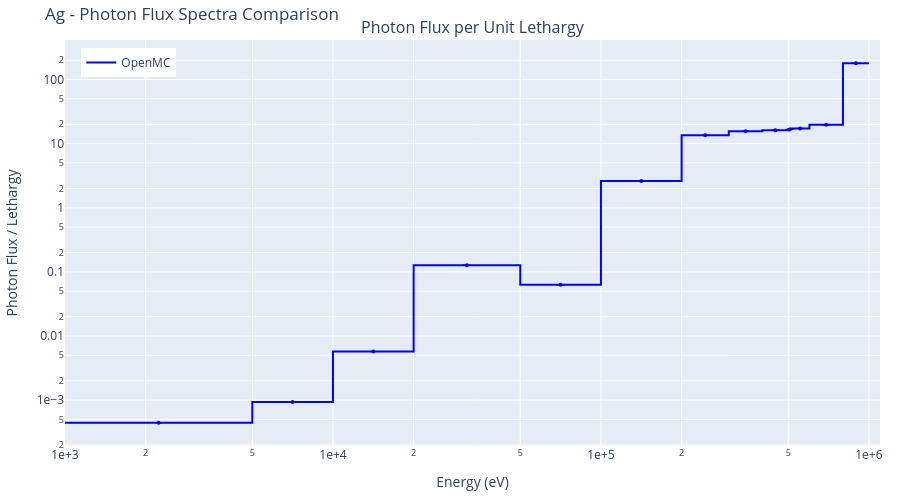
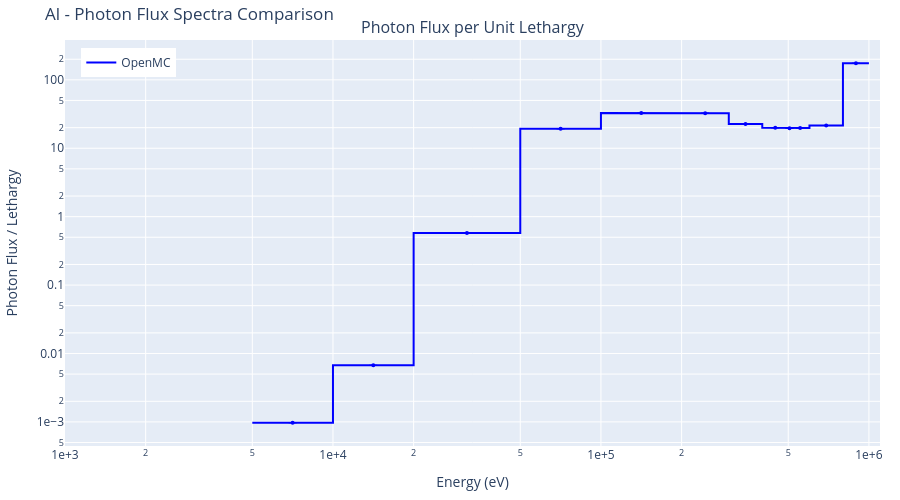
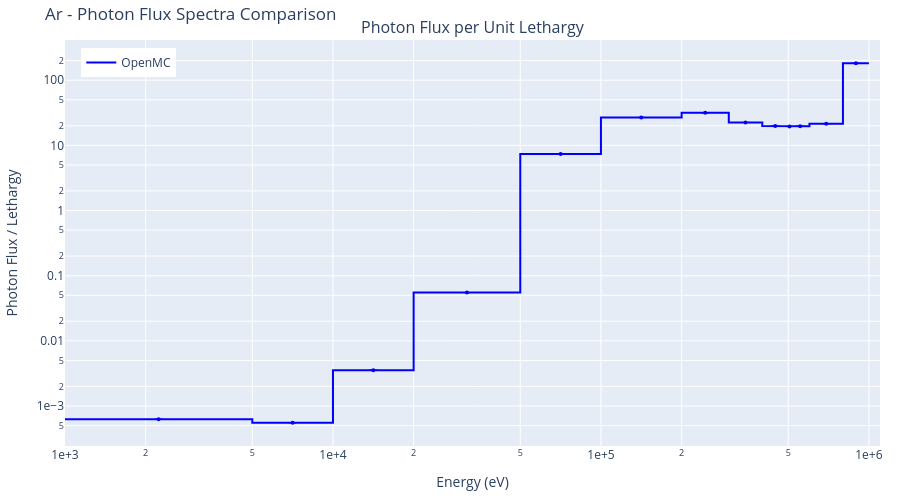
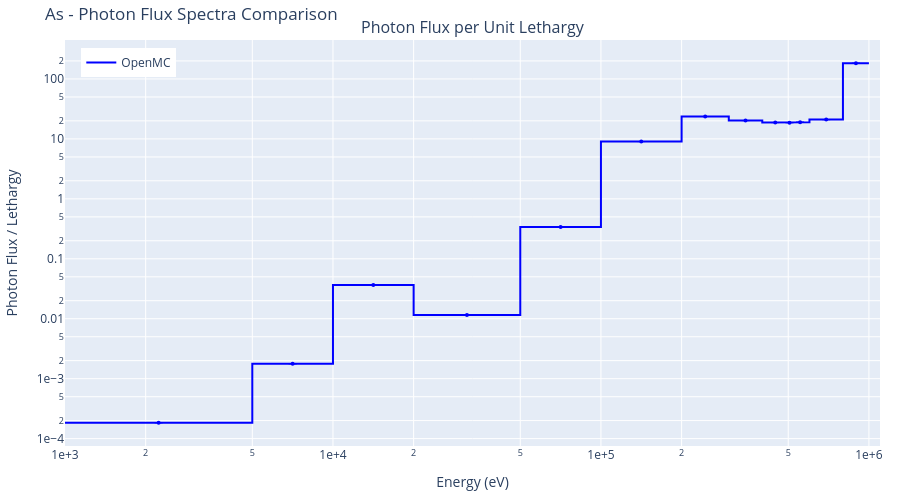

Notebook source saved alongside these figures, in order:
### Markdown cell above
## Results by Element

Below are the comparison results for each element. Each section includes:

- Interactive photon flux spectra plot (log-log scale)
- YAMC/OpenMC ratio plot with uncertainty band
- Photon tally comparison table (flux, coherent-scatter, incoherent-scatter, photoelectric, pair-production)
- Performance comparison (particles/second)

### Code cell
# Display results for each element
for element, results in all_results.items():
    openmc_results = results.get('openmc')  # may be None when openmc-cpu not in MC_BACKENDS

    # Collect available YAMC backends in the order the user requested
    yamc_results_by_backend = {}
    for compute in COMPUTES:
        yres = results.get(f'yamc-{compute}')
        if yres is not None:
            yamc_results_by_backend[compute] = yres

    display(Markdown(f"## {element}"))

    # Performance line - one entry per code/backend that ran
    perf_parts = []
    if openmc_results is not None:
        perf_parts.append(f"OpenMC: {openmc_results['particles/s']:,.0f} particles/s")
    for compute, yres in yamc_results_by_backend.items():
        perf_parts.append(f"YAMC ({compute}): {yres['particles/s']:,.0f} particles/s")
    display(Markdown(f"**Performance:** " + " | ".join(perf_parts)))

    # Combined flux spectra plot
    fig = create_comparison_plot(openmc_results, yamc_results_by_backend)
    fig.update_layout(title=f"{element} - Photon Flux Spectra Comparison")
    fig.show()

    # Spectral agreement: each yamc backend vs the reference (openmc when
    # present, else the first yamc backend).
    if openmc_results is not None:
        ref_label = 'OpenMC'
        ref_results = openmc_results
        comparisons = list(yamc_results_by_backend.items())
    elif len(yamc_results_by_backend) >= 2:
        backends = list(yamc_results_by_backend)
        ref_label = f'YAMC ({backends[0]})'
        ref_results = yamc_results_by_backend[backends[0]]
        comparisons = [(b, yamc_results_by_backend[b]) for b in backends[1:]]
    else:
        comparisons = []

    for compute, yres in comparisons:
        heading = (
            f"#### Spectral Agreement (YAMC {compute} vs {ref_label})"
            if len(comparisons) > 1 or openmc_results is None
            else "#### Spectral Agreement"
        )
        display(Markdown(heading))
        stats = calculate_spectral_agreement(ref_results, yres)
        display(create_agreement_table(stats).style.hide(axis='index'))

    # Combined tally table
    display(Markdown("#### Photon Tally Comparison"))
    table = create_tally_table(openmc_results, yamc_results_by_backend)
    display(table.style.hide(axis='index'))

    print()  # spacing

### Figure 1 — Plotly figure (JSON) as saved in the notebook; plotly's stock layout.template omitted (floating-point values rounded to 4 significant figures)
{"data": [{"legend": "legend", "line": {"color": "blue", "width": 2}, "mode": "lines", "name": "OpenMC", "showlegend": true, "type": "scatter", "x": [1000.0, 5000.0, 5000.0, 10000.0, 10000.0, 20000.0, 20000.0, 50000.0, 50000.0, 100000.0, 100000.0, 200000.0, 200000.0, 300000.0, 300000.0, 400000.0, 400000.0, 500000.0, 500000.0, 511000.0, 511000.0, 600000.0, 600000.0, 800000.0, 800000.0, 1000000.0, 1000000.0, 1500000.0, 1500000.0, 2000000.0, 2000000.0, 3000000.0, 3000000.0, 4000000.0, 4000000.0, 5000000.0, 5000000.0, 6000000.0, 6000000.0, 8000000.0, 8000000.0, 10000000.0, 10000000.0, 12000000.0, 12000000.0, 15000000.0, 15000000.0, 20000000.0], "xaxis": "x", "y": [0.0004445, 0.0004445, 0.0009385, 0.0009385, 0.005731, 0.005731, 0.127, 0.127, 0.06295, 0.06295, 2.616, 2.616, 13.49, 13.49, 15.58, 15.58, 16.18, 16.18, 16.67, 16.67, 17.26, 17.26, 19.66, 19.66, 178.9, 178.9, null, null, null, null, null, null, null, null, null, null, null, null, null, null, null, null, null, null, null, null, null, null], "yaxis": "y"}, {"error_y": {"array": [2.633e-07, 8.22e-07, 3.708e-06, 3.734e-05, 9.925e-05, 0.0009621, 0.003568, 0.005192, 0.008682, 0.02362, 0.007323, 0.006179, 0.02429, NaN, NaN, NaN, NaN, NaN, NaN, NaN, NaN, NaN, NaN, NaN], "color": "blue", "thickness": 1, "type": "data", "visible": true}, "marker": {"color": "blue", "size": 4, "symbol": "circle"}, "mode": "markers", "name": "OpenMC error", "showlegend": false, "type": "scatter", "x": [2236.0, 7071.0, 14140.0, 31620.0, 70710.0, 141400.0, 244900.0, 346400.0, 447200.0, 505500.0, 553700.0, 692800.0, 894400.0, 1225000.0, 1732000.0, 2449000.0, 3464000.0, 4472000.0, 5477000.0, 6928000.0, 8944000.0, 10950000.0, 13420000.0, 17320000.0], "xaxis": "x", "y": [0.0004445, 0.0009385, 0.005731, 0.127, 0.06295, 2.616, 13.49, 15.58, 16.18, 16.67, 17.26, 19.66, 178.9, NaN, NaN, NaN, NaN, NaN, NaN, NaN, NaN, NaN, NaN, NaN], "yaxis": "y"}], "layout": {"annotations": [{"font": {"size": 16}, "showarrow": false, "text": "Photon Flux per Unit Lethargy", "x": 0.5, "xanchor": "center", "xref": "paper", "y": 1.0, "yanchor": "bottom", "yref": "paper"}], "height": 500, "legend": {"x": 0.02, "xanchor": "left", "y": 0.98, "yanchor": "top"}, "legend2": {"x": 0.02, "xanchor": "left", "y": 0.28, "yanchor": "top"}, "margin": {"b": 40, "l": 60, "r": 20, "t": 40}, "title": {"text": "Ag - Photon Flux Spectra Comparison"}, "xaxis": {"anchor": "y", "domain": [0.0, 1.0], "exponentformat": "e", "range": [3.0, 6.041], "title": {"text": "Energy (eV)"}, "type": "log"}, "yaxis": {"anchor": "x", "domain": [0.0, 1.0], "exponentformat": "e", "title": {"text": "Photon Flux / Lethargy"}, "type": "log"}}}

### Figure 2 — Plotly figure (JSON) as saved in the notebook; plotly's stock layout.template omitted (floating-point values rounded to 4 significant figures)
{"data": [{"legend": "legend", "line": {"color": "blue", "width": 2}, "mode": "lines", "name": "OpenMC", "showlegend": true, "type": "scatter", "x": [1000.0, 5000.0, 5000.0, 10000.0, 10000.0, 20000.0, 20000.0, 50000.0, 50000.0, 100000.0, 100000.0, 200000.0, 200000.0, 300000.0, 300000.0, 400000.0, 400000.0, 500000.0, 500000.0, 511000.0, 511000.0, 600000.0, 600000.0, 800000.0, 800000.0, 1000000.0, 1000000.0, 1500000.0, 1500000.0, 2000000.0, 2000000.0, 3000000.0, 3000000.0, 4000000.0, 4000000.0, 5000000.0, 5000000.0, 6000000.0, 6000000.0, 8000000.0, 8000000.0, 10000000.0, 10000000.0, 12000000.0, 12000000.0, 15000000.0, 15000000.0, 20000000.0], "xaxis": "x", "y": [null, null, 0.0009734, 0.0009734, 0.006708, 0.006708, 0.5757, 0.5757, 19.29, 19.29, 32.74, 32.74, 32.49, 32.49, 22.7, 22.7, 19.94, 19.94, 19.6, 19.6, 19.75, 19.75, 21.5, 21.5, 174.5, 174.5, null, null, null, null, null, null, null, null, null, null, null, null, null, null, null, null, null, null, null, null, null, null], "yaxis": "y"}, {"error_y": {"array": [NaN, 1.687e-06, 1.023e-05, 0.0004152, 0.005791, 0.005436, 0.005073, 0.008645, 0.009906, 0.02832, 0.008978, 0.008339, 0.02372, NaN, NaN, NaN, NaN, NaN, NaN, NaN, NaN, NaN, NaN, NaN], "color": "blue", "thickness": 1, "type": "data", "visible": true}, "marker": {"color": "blue", "size": 4, "symbol": "circle"}, "mode": "markers", "name": "OpenMC error", "showlegend": false, "type": "scatter", "x": [2236.0, 7071.0, 14140.0, 31620.0, 70710.0, 141400.0, 244900.0, 346400.0, 447200.0, 505500.0, 553700.0, 692800.0, 894400.0, 1225000.0, 1732000.0, 2449000.0, 3464000.0, 4472000.0, 5477000.0, 6928000.0, 8944000.0, 10950000.0, 13420000.0, 17320000.0], "xaxis": "x", "y": [NaN, 0.0009734, 0.006708, 0.5757, 19.29, 32.74, 32.49, 22.7, 19.94, 19.6, 19.75, 21.5, 174.5, NaN, NaN, NaN, NaN, NaN, NaN, NaN, NaN, NaN, NaN, NaN], "yaxis": "y"}], "layout": {"annotations": [{"font": {"size": 16}, "showarrow": false, "text": "Photon Flux per Unit Lethargy", "x": 0.5, "xanchor": "center", "xref": "paper", "y": 1.0, "yanchor": "bottom", "yref": "paper"}], "height": 500, "legend": {"x": 0.02, "xanchor": "left", "y": 0.98, "yanchor": "top"}, "legend2": {"x": 0.02, "xanchor": "left", "y": 0.28, "yanchor": "top"}, "margin": {"b": 40, "l": 60, "r": 20, "t": 40}, "title": {"text": "Al - Photon Flux Spectra Comparison"}, "xaxis": {"anchor": "y", "domain": [0.0, 1.0], "exponentformat": "e", "range": [3.0, 6.041], "title": {"text": "Energy (eV)"}, "type": "log"}, "yaxis": {"anchor": "x", "domain": [0.0, 1.0], "exponentformat": "e", "title": {"text": "Photon Flux / Lethargy"}, "type": "log"}}}

### Figure 3 — Plotly figure (JSON) as saved in the notebook; plotly's stock layout.template omitted (floating-point values rounded to 4 significant figures)
{"data": [{"legend": "legend", "line": {"color": "blue", "width": 2}, "mode": "lines", "name": "OpenMC", "showlegend": true, "type": "scatter", "x": [1000.0, 5000.0, 5000.0, 10000.0, 10000.0, 20000.0, 20000.0, 50000.0, 50000.0, 100000.0, 100000.0, 200000.0, 200000.0, 300000.0, 300000.0, 400000.0, 400000.0, 500000.0, 500000.0, 511000.0, 511000.0, 600000.0, 600000.0, 800000.0, 800000.0, 1000000.0, 1000000.0, 1500000.0, 1500000.0, 2000000.0, 2000000.0, 3000000.0, 3000000.0, 4000000.0, 4000000.0, 5000000.0, 5000000.0, 6000000.0, 6000000.0, 8000000.0, 8000000.0, 10000000.0, 10000000.0, 12000000.0, 12000000.0, 15000000.0, 15000000.0, 20000000.0], "xaxis": "x", "y": [0.0006266, 0.0006266, 0.000555, 0.000555, 0.003549, 0.003549, 0.05509, 0.05509, 7.348, 7.348, 26.83, 26.83, 31.58, 31.58, 22.45, 22.45, 19.79, 19.79, 19.46, 19.46, 19.67, 19.67, 21.49, 21.49, 181.7, 181.7, null, null, null, null, null, null, null, null, null, null, null, null, null, null, null, null, null, null, null, null, null, null], "yaxis": "y"}, {"error_y": {"array": [3.527e-07, 1.029e-06, 3.554e-06, 8.945e-05, 0.002545, 0.004395, 0.00441, 0.009345, 0.009697, 0.02572, 0.009196, 0.008018, 0.02475, NaN, NaN, NaN, NaN, NaN, NaN, NaN, NaN, NaN, NaN, NaN], "color": "blue", "thickness": 1, "type": "data", "visible": true}, "marker": {"color": "blue", "size": 4, "symbol": "circle"}, "mode": "markers", "name": "OpenMC error", "showlegend": false, "type": "scatter", "x": [2236.0, 7071.0, 14140.0, 31620.0, 70710.0, 141400.0, 244900.0, 346400.0, 447200.0, 505500.0, 553700.0, 692800.0, 894400.0, 1225000.0, 1732000.0, 2449000.0, 3464000.0, 4472000.0, 5477000.0, 6928000.0, 8944000.0, 10950000.0, 13420000.0, 17320000.0], "xaxis": "x", "y": [0.0006266, 0.000555, 0.003549, 0.05509, 7.348, 26.83, 31.58, 22.45, 19.79, 19.46, 19.67, 21.49, 181.7, NaN, NaN, NaN, NaN, NaN, NaN, NaN, NaN, NaN, NaN, NaN], "yaxis": "y"}], "layout": {"annotations": [{"font": {"size": 16}, "showarrow": false, "text": "Photon Flux per Unit Lethargy", "x": 0.5, "xanchor": "center", "xref": "paper", "y": 1.0, "yanchor": "bottom", "yref": "paper"}], "height": 500, "legend": {"x": 0.02, "xanchor": "left", "y": 0.98, "yanchor": "top"}, "legend2": {"x": 0.02, "xanchor": "left", "y": 0.28, "yanchor": "top"}, "margin": {"b": 40, "l": 60, "r": 20, "t": 40}, "title": {"text": "Ar - Photon Flux Spectra Comparison"}, "xaxis": {"anchor": "y", "domain": [0.0, 1.0], "exponentformat": "e", "range": [3.0, 6.041], "title": {"text": "Energy (eV)"}, "type": "log"}, "yaxis": {"anchor": "x", "domain": [0.0, 1.0], "exponentformat": "e", "title": {"text": "Photon Flux / Lethargy"}, "type": "log"}}}

### Figure 4 — Plotly figure (JSON) as saved in the notebook; plotly's stock layout.template omitted (floating-point values rounded to 4 significant figures)
{"data": [{"legend": "legend", "line": {"color": "blue", "width": 2}, "mode": "lines", "name": "OpenMC", "showlegend": true, "type": "scatter", "x": [1000.0, 5000.0, 5000.0, 10000.0, 10000.0, 20000.0, 20000.0, 50000.0, 50000.0, 100000.0, 100000.0, 200000.0, 200000.0, 300000.0, 300000.0, 400000.0, 400000.0, 500000.0, 500000.0, 511000.0, 511000.0, 600000.0, 600000.0, 800000.0, 800000.0, 1000000.0, 1000000.0, 1500000.0, 1500000.0, 2000000.0, 2000000.0, 3000000.0, 3000000.0, 4000000.0, 4000000.0, 5000000.0, 5000000.0, 6000000.0, 6000000.0, 8000000.0, 8000000.0, 10000000.0, 10000000.0, 12000000.0, 12000000.0, 15000000.0, 15000000.0, 20000000.0], "xaxis": "x", "y": [0.0001843, 0.0001843, 0.001776, 0.001776, 0.0364, 0.0364, 0.01158, 0.01158, 0.3385, 0.3385, 9.034, 9.034, 23.63, 23.63, 20.23, 20.23, 18.73, 18.73, 18.65, 18.65, 18.98, 18.98, 20.98, 20.98, 182.5, 182.5, null, null, null, null, null, null, null, null, null, null, null, null, null, null, null, null, null, null, null, null, null, null], "yaxis": "y"}, {"error_y": {"array": [1.207e-07, 2.296e-06, 1.119e-05, 1.081e-05, 0.0003314, 0.002518, 0.004897, 0.007508, 0.008456, 0.02742, 0.008409, 0.008648, 0.02327, NaN, NaN, NaN, NaN, NaN, NaN, NaN, NaN, NaN, NaN, NaN], "color": "blue", "thickness": 1, "type": "data", "visible": true}, "marker": {"color": "blue", "size": 4, "symbol": "circle"}, "mode": "markers", "name": "OpenMC error", "showlegend": false, "type": "scatter", "x": [2236.0, 7071.0, 14140.0, 31620.0, 70710.0, 141400.0, 244900.0, 346400.0, 447200.0, 505500.0, 553700.0, 692800.0, 894400.0, 1225000.0, 1732000.0, 2449000.0, 3464000.0, 4472000.0, 5477000.0, 6928000.0, 8944000.0, 10950000.0, 13420000.0, 17320000.0], "xaxis": "x", "y": [0.0001843, 0.001776, 0.0364, 0.01158, 0.3385, 9.034, 23.63, 20.23, 18.73, 18.65, 18.98, 20.98, 182.5, NaN, NaN, NaN, NaN, NaN, NaN, NaN, NaN, NaN, NaN, NaN], "yaxis": "y"}], "layout": {"annotations": [{"font": {"size": 16}, "showarrow": false, "text": "Photon Flux per Unit Lethargy", "x": 0.5, "xanchor": "center", "xref": "paper", "y": 1.0, "yanchor": "bottom", "yref": "paper"}], "height": 500, "legend": {"x": 0.02, "xanchor": "left", "y": 0.98, "yanchor": "top"}, "legend2": {"x": 0.02, "xanchor": "left", "y": 0.28, "yanchor": "top"}, "margin": {"b": 40, "l": 60, "r": 20, "t": 40}, "title": {"text": "As - Photon Flux Spectra Comparison"}, "xaxis": {"anchor": "y", "domain": [0.0, 1.0], "exponentformat": "e", "range": [3.0, 6.041], "title": {"text": "Energy (eV)"}, "type": "log"}, "yaxis": {"anchor": "x", "domain": [0.0, 1.0], "exponentformat": "e", "title": {"text": "Photon Flux / Lethargy"}, "type": "log"}}}
